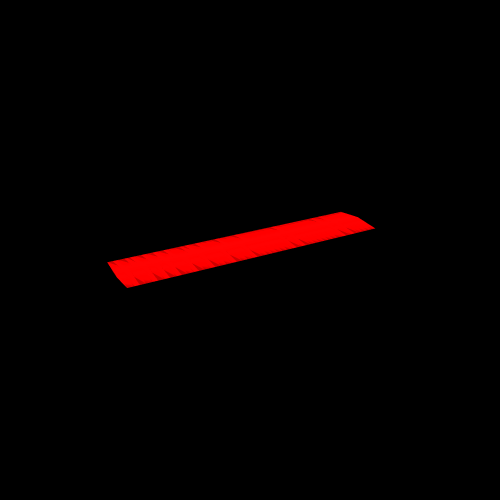

Notebook source saved alongside this figure:
### Code cell
fc.transform(steps[:100],
            'plot',
            fc.PlotControls(color_type='manual',
                            neat_for_publishing=True,
                            zoom=0.7,
                            initialization_data={
                                                 'extrusion_width': steps[0].width, 
                                                 'extrusion_height': steps[0].height}
                            ,tube_type="cylinders"
                                                 )
)

### Figure 1 — Plotly figure (JSON) as saved in the notebook; plotly's stock layout.template omitted (floating-point values rounded to 4 significant figures; data arrays with more than 128 entries replaced by an {"elided": "..."} marker saying what was removed)
{"data": [{"i": {"elided": "776 int values"}, "j": {"elided": "776 int values"}, "k": {"elided": "776 int values"}, "type": "mesh3d", "vertexcolor": {"elided": "392 str values"}, "x": {"elided": "392 float values"}, "y": {"elided": "392 float values"}, "z": {"elided": "392 float values"}}], "layout": {"height": 500, "margin": {"b": 10, "l": 10, "pad": 4, "r": 10, "t": 10}, "paper_bgcolor": "black", "scene": {"aspectmode": "cube", "camera": {"center": {"x": 0, "y": 0, "z": -0.5}, "eye": {"x": -0.7143, "y": -1.429, "z": 0.2143}}, "xaxis": {"backgroundcolor": "black", "nticks": 10, "range": [56.68, 61.98], "showgrid": false, "visible": false, "zeroline": false}, "yaxis": {"backgroundcolor": "black", "nticks": 10, "range": [-2.529, 2.765], "showgrid": false, "visible": false, "zeroline": false}, "zaxis": {"backgroundcolor": "black", "nticks": 10, "range": [0, 5.295], "showgrid": false, "visible": false, "zeroline": false}}, "width": 500}}
